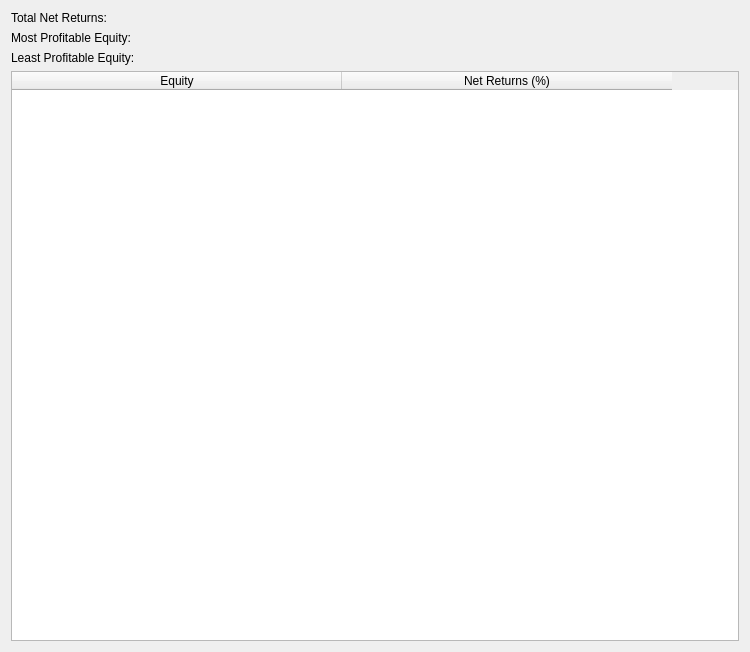
<?xml version="1.0" encoding="UTF-8"?>
<ui version="4.0">
 <class>SummaryForm</class>
 <widget class="QWidget" name="SummaryForm">
  <property name="geometry">
   <rect>
    <x>0</x>
    <y>0</y>
    <width>750</width>
    <height>652</height>
   </rect>
  </property>
  <property name="windowTitle">
   <string>Form</string>
  </property>
  <layout class="QVBoxLayout" name="verticalLayout">
   <item>
    <layout class="QVBoxLayout" name="verticalLayout_2">
     <item>
      <layout class="QHBoxLayout" name="horizontalLayout_3">
       <item>
        <widget class="QLabel" name="label_6">
         <property name="styleSheet">
          <string notr="true">font: 14pt &quot;Verdana&quot;;</string>
         </property>
         <property name="text">
          <string>Total Net Returns:</string>
         </property>
        </widget>
       </item>
       <item>
        <widget class="QLabel" name="summary_totalnetreturns">
         <property name="styleSheet">
          <string notr="true">font: 14pt &quot;MS Shell Dlg 2&quot;;color:red;</string>
         </property>
         <property name="text">
          <string/>
         </property>
        </widget>
       </item>
      </layout>
     </item>
     <item>
      <layout class="QHBoxLayout" name="horizontalLayout_2">
       <item>
        <widget class="QLabel" name="label_3">
         <property name="styleSheet">
          <string notr="true">font: 14pt &quot;Verdana&quot;;</string>
         </property>
         <property name="text">
          <string>Most Profitable Equity:</string>
         </property>
        </widget>
       </item>
       <item>
        <widget class="QLabel" name="summary_mostprofitableequity">
         <property name="styleSheet">
          <string notr="true"/>
         </property>
         <property name="text">
          <string/>
         </property>
        </widget>
       </item>
      </layout>
     </item>
     <item>
      <layout class="QHBoxLayout" name="horizontalLayout">
       <item>
        <widget class="QLabel" name="label_2">
         <property name="styleSheet">
          <string notr="true">font: 14pt &quot;Verdana&quot;;</string>
         </property>
         <property name="text">
          <string>Least Profitable Equity:</string>
         </property>
        </widget>
       </item>
       <item>
        <widget class="QLabel" name="summary_leastprofitableequity">
         <property name="styleSheet">
          <string notr="true"/>
         </property>
         <property name="text">
          <string/>
         </property>
        </widget>
       </item>
      </layout>
     </item>
    </layout>
   </item>
   <item>
    <layout class="QVBoxLayout" name="verticalLayout_3">
     <item>
      <widget class="QTableWidget" name="summary_returnsTable">
       <property name="sortingEnabled">
        <bool>true</bool>
       </property>
       <attribute name="horizontalHeaderCascadingSectionResizes">
        <bool>true</bool>
       </attribute>
       <attribute name="horizontalHeaderDefaultSectionSize">
        <number>330</number>
       </attribute>
       <attribute name="verticalHeaderDefaultSectionSize">
        <number>30</number>
       </attribute>
       <attribute name="verticalHeaderMinimumSectionSize">
        <number>30</number>
       </attribute>
       <column>
        <property name="text">
         <string>Equity</string>
        </property>
       </column>
       <column>
        <property name="text">
         <string>Net Returns (%)</string>
        </property>
       </column>
      </widget>
     </item>
    </layout>
   </item>
  </layout>
 </widget>
 <resources/>
 <connections/>
</ui>
